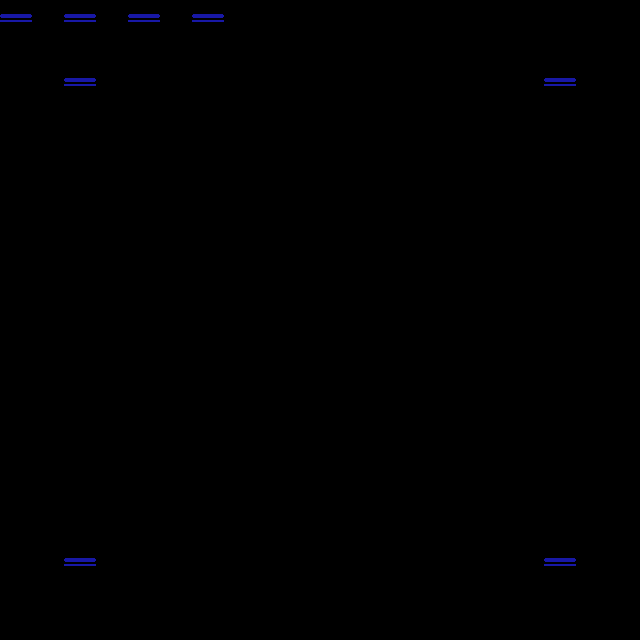

The image is a tile-based game level rendered from a .tmx file. Its description and complete source (layers, tilesets, objects, tile grids) follow:
An orthogonal 20x20 tile map with 32x32 px tiles, 1 tile layer (Tile Layer 1).

<map version="1.5" tiledversion="1.7.2" orientation="orthogonal" renderorder="right-down" width="20" height="20" tilewidth="32" tileheight="32" infinite="0" nextlayerid="2" nextobjectid="1">
 <tileset firstgid="1" source="Pacman.tsx" />
 <layer id="1" name="Tile Layer 1" width="20" height="20">
  <data encoding="csv">
4,0,4,0,4,0,4,0,0,0,0,0,0,0,0,0,0,0,0,0,
0,0,0,0,0,0,0,0,0,0,0,0,0,0,0,0,0,0,0,0,
0,0,4,0,0,0,0,0,0,0,0,0,0,0,0,0,0,4,0,0,
0,0,0,0,0,0,0,0,0,0,0,0,0,0,0,0,0,0,0,0,
0,0,0,0,0,0,0,0,0,0,0,0,0,0,0,0,0,0,0,0,
0,0,0,0,0,0,0,0,0,0,0,0,0,0,0,0,0,0,0,0,
0,0,0,0,0,0,0,0,0,0,0,0,0,0,0,0,0,0,0,0,
0,0,0,0,0,0,0,0,0,0,0,0,0,0,0,0,0,0,0,0,
0,0,0,0,0,0,0,0,0,0,0,0,0,0,0,0,0,0,0,0,
0,0,0,0,0,0,0,0,0,0,0,0,0,0,0,0,0,0,0,0,
0,0,0,0,0,0,0,0,0,0,0,0,0,0,0,0,0,0,0,0,
0,0,0,0,0,0,0,0,0,0,0,0,0,0,0,0,0,0,0,0,
0,0,0,0,0,0,0,0,0,0,0,0,0,0,0,0,0,0,0,0,
0,0,0,0,0,0,0,0,0,0,0,0,0,0,0,0,0,0,0,0,
0,0,0,0,0,0,0,0,0,0,0,0,0,0,0,0,0,0,0,0,
0,0,0,0,0,0,0,0,0,0,0,0,0,0,0,0,0,0,0,0,
0,0,0,0,0,0,0,0,0,0,0,0,0,0,0,0,0,0,0,0,
0,0,4,0,0,0,0,0,0,0,0,0,0,0,0,0,0,4,0,0,
0,0,0,0,0,0,0,0,0,0,0,0,0,0,0,0,0,0,0,0,
0,0,0,0,0,0,0,0,0,0,0,0,0,0,0,0,0,0,0,0
</data>
 </layer>
</map>
